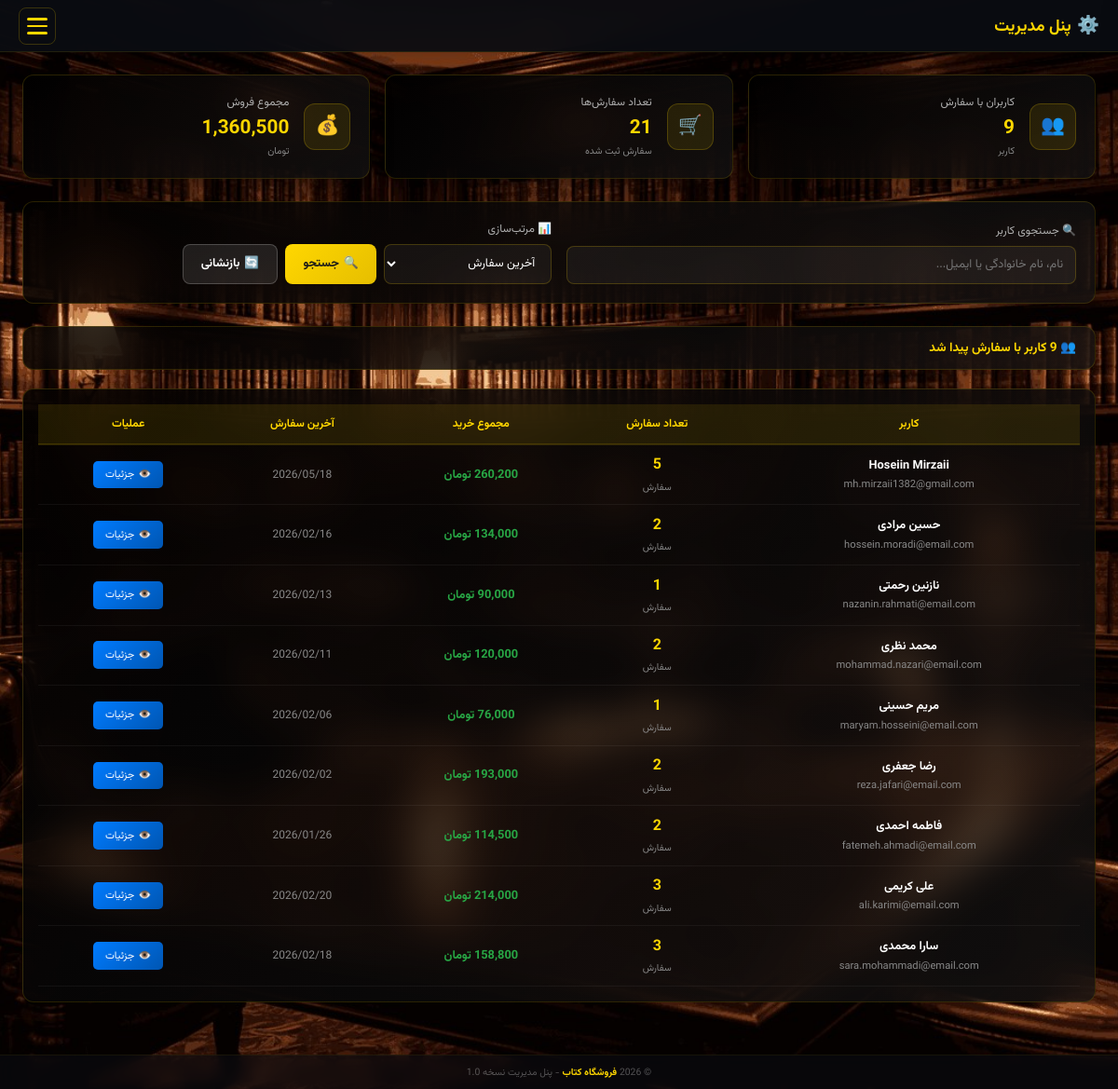
Screenshot of /admin/list_orders.php (signed in) with the database file from the repository.
### tables this page shows
CREATE TABLE `users` (
  `user_id` int(11) NOT NULL,
  `first_name` varchar(50) NOT NULL,
  `last_name` varchar(50) NOT NULL,
  `username` varchar(50) NOT NULL,
  `address` varchar(255) DEFAULT NULL,
  `email` varchar(100) NOT NULL,
  `password` varchar(255) NOT NULL,
  `user_type` enum('owner','admin','user') DEFAULT 'user',
  `created_at` timestamp NOT NULL DEFAULT current_timestamp()
);

### admin/list_orders.php (the view, shortened to what this page needs)
<?php
include '../database/config.php';
$search = isset($_GET['search']) ? trim($_GET['search']) : '';
$sort_by = isset($_GET['sort']) ? $_GET['sort'] : 'order_date';
$sort_order = isset($_GET['order']) && $_GET['order'] === 'asc' ? 'ASC' : 'DESC';
$where_conditions = [];
$where_clause = !empty($where_conditions) ? 'WHERE ' . implode(' AND ', $where_conditions) : '';
$allowed_sorts = ['first_name', 'last_name', 'email', 'order_date', 'total_amount', 'order_count'];
$sort_by = in_array($sort_by, $allowed_sorts) ? $sort_by : 'order_date';
$query = "SELECT
            u.user_id,
            u.first_name,
            u.last_name,
            u.email,
            COUNT(o.order_id) as order_count,
            COALESCE(SUM(o.total_price), 0) as total_amount,
            MAX(o.order_date) as last_order_date
          FROM users u
          LEFT JOIN orders o ON u.user_id = o.user_id
          $where_clause
          GROUP BY u.user_id, u.first_name, u.last_name, u.email
          HAVING order_count > 0
          ORDER BY $sort_by $sort_order";
$stmt = $conn->prepare($query);
$stmt->execute();
$result = $stmt->get_result();
$users = [];
while ($row = $result->fetch_assoc()) {
    $users[] = $row;
}
$total_users = count($users);
$total_orders = 0;
$total_revenue = 0;
foreach ($users as $user) {
    $total_orders += $user['order_count'];
    $total_revenue += $user['total_amount'];
}
?>
<link rel="stylesheet" href="../static/css/list_orders.css">
<div class="main-container">
    <div class="stats-grid">
        <div class="stat-card">
            <div class="stat-icon"><span>👥</span></div>
            <div class="stat-content">
                <div class="stat-label">کاربران با سفارش</div>
                <div class="stat-value"><?= number_format($total_users) ?></div>
                <div class="stat-sub">کاربر</div>
            </div>
        </div>
        <div class="stat-card">
            <div class="stat-icon"><span>🛒</span></div>
            <div class="stat-content">
                <div class="stat-label">تعداد سفارش‌ها</div>
                <div class="stat-value"><?= number_format($total_orders) ?></div>
                <div class="stat-sub">سفارش ثبت شده</div>
            </div>
        </div>
        <div class="stat-card">
            <div class="stat-icon"><span>💰</span></div>
            <div class="stat-content">
                <div class="stat-label">مجموع فروش</div>
                <div class="stat-value"><?= number_format($total_revenue) ?></div>
                <div class="stat-sub">تومان</div>
            </div>
        </div>
    </div>
    <div class="search-filter-section">
        <form method="GET" class="search-filter-grid">
            <div class="form-group">
                <label class="form-label">🔍 جستجوی کاربر</label>
                <input type="text" name="search" class="search-input"
                       placeholder="نام، نام خانوادگی یا ایمیل..."
                       value="<?= htmlspecialchars($search) ?>">
            </div>
            <div class="form-group">
                <label class="form-label">📊 مرتب‌سازی</label>
                <div class="filter-controls">
                    <select name="sort" class="sort-select">
                        <option value="order_date" <?= $sort_by === 'order_date' ? 'selected' : '' ?>>آخرین سفارش</option>
                    </select>
                    <button type="submit" class="btn-search">
                        <span>🔍</span> جستجو
                    </button>
                    <a href="list_orders.php" class="btn-reset">
                        <span>🔄</span> بازنشانی
                    </a>
                </div>
            </div>
        </form>
    </div>
    <div class="results-info">
        <div class="results-count">
            <span>👥</span> <?= $total_users ?> کاربر با سفارش پیدا شد
        </div>
    </div>
    <div class="orders-table-container">
        <table class="orders-table">
            <thead>
                <tr>
                    <th>کاربر</th>
                    <th>تعداد سفارش</th>
                    <th>مجموع خرید</th>
                    <th>آخرین سفارش</th>
                    <th>عملیات</th>
                </tr>
            </thead>
            <tbody>
                <?php if (empty($users)): ?>
                    <tr>
                        <td colspan="5">
                            <div class="empty-state">
                                <div class="empty-icon">🛒</div>
                                <h3>هیچ سفارشی یافت نشد</h3>
                                <p>
                                    <?php if (!empty($search)): ?>
                                        با جستجوی انجام شده هیچ سفارشی یافت نشد.
                                    <?php else: ?>
                                        هنوز هیچ سفارشی در سیستم ثبت نشده است.
                                    <?php endif; ?>
                                </p>
                            </div>
                        </td>
                    </tr>
                <?php else: ?>
                    <?php foreach ($users as $user): ?>
                        <tr>
                            <td class="user-info">
                                <div class="user-name"><?= htmlspecialchars($user['first_name'] . ' ' . $user['last_name']) ?></div>
                                <div class="user-email"><?= htmlspecialchars($user['email']) ?></div>
                            </td>
                            <td>
                                <div class="order-stats">
                                    <span class="order-count"><?= $user['order_count'] ?></span>
                                    <span style="font-size: 0.65rem; color: var(--text-muted);">سفارش</span>
                                </div>
                            </td>
                            <td>
                                <div class="total-amount"><?= number_format($user['total_amount']) ?> تومان</div>
                            </td>
                            <td>
                                <div class="last-order">
                                    <?php if ($user['last_order_date']): ?>
                                        <?= date('Y/m/d', strtotime($user['last_order_date'])) ?>
                                    <?php else: ?>
                                        <span style="color: var(--text-muted);">-</span>
                                    <?php endif; ?>
                                </div>
                            </td>
                            <td>
                                <button class="details-btn" onclick="showOrderDetails(<?= $user['user_id'] ?>)">
                                    <span>👁️</span> جزئیات
                                </button>
                            </td>
                        </tr>
                    <?php endforeach; ?>
                <?php endif; ?>
            </tbody>
        </table>
    </div>
</div>
<?php
include '../includes/header-admin.php';
?>

### static/css/header-admin.css (style rules this page uses)
* { margin: 0; padding: 0; box-sizing: border-box; }
:root { --primary: #ffd700; --primary-dark: #e6be00; --bg-header: rgba(10, 12, 18, 0.94); --bg-drawer: rgba(15, 18, 25, 0.98); --bg-hover: rgba(255, 215, 0, 0.08); --bg-active: rgba(255, 215, 0, 0.12); --text-primary: #ffffff; --text-secondary: rgba(255, 255, 255, 0.75); --text-muted: rgba(255, 255, 255, 0.45); --border-light: rgba(255, 215, 0, 0.1); --danger: #ef4444; --success: #22c55e; }
body { font-family: "Vazirmatn", system-ui, sans-serif; background-image: url("/new-web/static/images/background.jpg"); background-attachment: fixed; background-size: cover; background-position: center; font-size: 14px; min-height: 100vh; display: flex; flex-direction: column; color: white; }

### rows the page displays
users: first_name+last_name "Hoseiin Mirzaii", email "mh.mirzaii1382@gmail.com", order_count "5", total_amount "260,200", last_order_date "2026/05/18"
users: first_name+last_name "حسین مرادی", email "hossein.moradi@email.com", order_count "2", total_amount "134,000", last_order_date "2026/02/16"
users: first_name+last_name "نازنین رحمتی", email "nazanin.rahmati@email.com", order_count "1", last_order_date "2026/02/13"
users: first_name+last_name "محمد نظری", email "mohammad.nazari@email.com", order_count "2", total_amount "120,000", last_order_date "2026/02/11"
users: first_name+last_name "مریم حسینی", email "maryam.hosseini@email.com", order_count "1", last_order_date "2026/02/06"
users: first_name+last_name "رضا جعفری", email "reza.jafari@email.com", order_count "2", total_amount "193,000", last_order_date "2026/02/02"
users: first_name+last_name "فاطمه احمدی", email "fatemeh.ahmadi@email.com", order_count "2", total_amount "114,500", last_order_date "2026/01/26"
users: first_name+last_name "علی کریمی", email "ali.karimi@email.com", order_count "3", total_amount "214,000", last_order_date "2026/02/20"
users: first_name+last_name "سارا محمدی", email "sara.mohammadi@email.com", order_count "3", total_amount "158,800", last_order_date "2026/02/18"

### other values shown
$total_users "9"
$total_orders "21"
$total_revenue "1,360,500"
